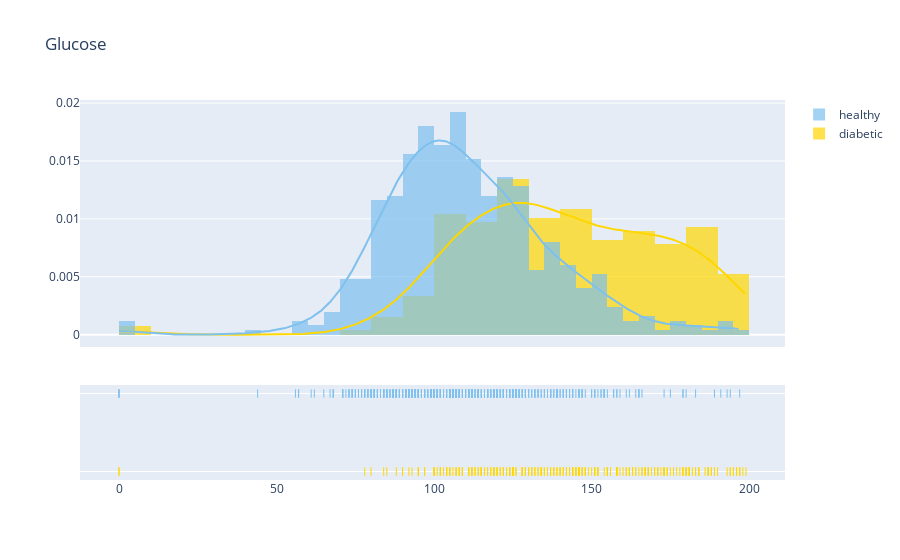

The notebook cell saved with this chart:
### Code cell
plot_distribution('Glucose', 0)
median_target('Glucose')

### Figure 1 — Plotly figure (JSON) as saved in the notebook; plotly's stock layout.template omitted (floating-point values rounded to 4 significant figures; data arrays with more than 128 entries replaced by an {"elided": "..."} marker saying what was removed)
{"data": [{"autobinx": false, "histnorm": "probability density", "legendgroup": "diabetic", "marker": {"color": "#FFD700"}, "name": "diabetic", "opacity": 0.7, "type": "histogram", "x": {"elided": "268 int values"}, "xaxis": "x", "xbins": {"end": 199, "size": 0, "start": 0}, "yaxis": "y"}, {"autobinx": false, "histnorm": "probability density", "legendgroup": "healthy", "marker": {"color": "#7EC0EE"}, "name": "healthy", "opacity": 0.7, "type": "histogram", "x": {"elided": "500 int values"}, "xaxis": "x", "xbins": {"end": 197, "size": 0, "start": 0}, "yaxis": "y"}, {"legendgroup": "diabetic", "marker": {"color": "#FFD700"}, "mode": "lines", "name": "diabetic", "showlegend": false, "type": "scatter", "x": {"elided": "500 float values"}, "xaxis": "x", "y": {"elided": "500 float values"}, "yaxis": "y"}, {"legendgroup": "healthy", "marker": {"color": "#7EC0EE"}, "mode": "lines", "name": "healthy", "showlegend": false, "type": "scatter", "x": {"elided": "500 float values"}, "xaxis": "x", "y": {"elided": "500 float values"}, "yaxis": "y"}, {"legendgroup": "diabetic", "marker": {"color": "#FFD700", "symbol": "line-ns-open"}, "mode": "markers", "name": "diabetic", "showlegend": false, "type": "scatter", "x": {"elided": "268 int values"}, "xaxis": "x", "y": {"elided": "268 str values"}, "yaxis": "y2"}, {"legendgroup": "healthy", "marker": {"color": "#7EC0EE", "symbol": "line-ns-open"}, "mode": "markers", "name": "healthy", "showlegend": false, "type": "scatter", "x": {"elided": "500 int values"}, "xaxis": "x", "y": {"elided": "500 str values"}, "yaxis": "y2"}], "layout": {"barmode": "overlay", "hovermode": "closest", "legend": {"traceorder": "reversed"}, "title": {"text": "Glucose"}, "xaxis": {"anchor": "y2", "domain": [0, 1], "zeroline": false}, "yaxis": {"anchor": "free", "domain": [0.35, 1], "position": 0}, "yaxis2": {"anchor": "x", "domain": [0, 0.25], "dtick": 1, "showticklabels": false}}}
